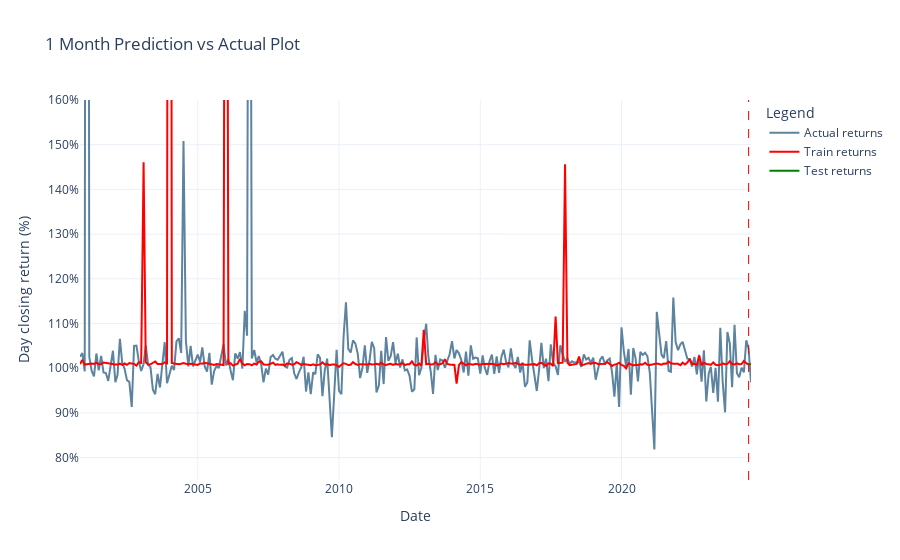

Notebook code cell kept with this figure:
### Markdown cell above
### 1 month Actual vs Prediction

### Code cell
importlib.reload(mpt_utils)
#
y_train_mean_pred_1m, y_test_mean_pred_1m = mpt_utils.get_train_test_mean_pred(y_train_pred_1m, y_test_pred_1m, len(df_pct.columns))
#
mpt_utils.generate_plot(df_pct, df_tabular, y_train_mean_pred_1m, y_test_mean_pred_1m)

### Figure 1 — Plotly figure (JSON) as saved in the notebook; plotly's stock layout.template omitted (floating-point values rounded to 4 significant figures; data arrays with more than 128 entries replaced by an {"elided": "..."} marker saying what was removed)
{"data": [{"line": {"color": "#5c839f", "width": 2}, "mode": "lines", "name": "Actual returns", "x": {"elided": "286 str values"}, "y": {"elided": "299 float values"}, "type": "scatter"}, {"line": {"color": "red", "width": 2}, "mode": "lines", "name": "Train returns", "x": {"elided": "285 str values"}, "y": {"elided": "285 float values"}, "type": "scatter"}, {"line": {"color": "green", "width": 2}, "mode": "lines", "name": "Test returns", "x": ["2024-07-01", "2024-08-01"], "y": [1.008, 1.01], "type": "scatter"}], "layout": {"shapes": [{"line": {"color": "red", "dash": "dash", "width": 1}, "type": "line", "x0": "2024-07-01", "x1": "2024-07-01", "xref": "x", "y0": 0, "y1": 1, "yref": "y domain"}], "yaxis": {"title": {"text": "Day closing return (%)"}, "tickformat": ".0%", "range": [0.75, 1.6]}, "title": {"text": "1 Month Prediction vs Actual Plot"}, "xaxis": {"title": {"text": "Date"}}, "legend": {"title": {"text": "Legend"}}}}
